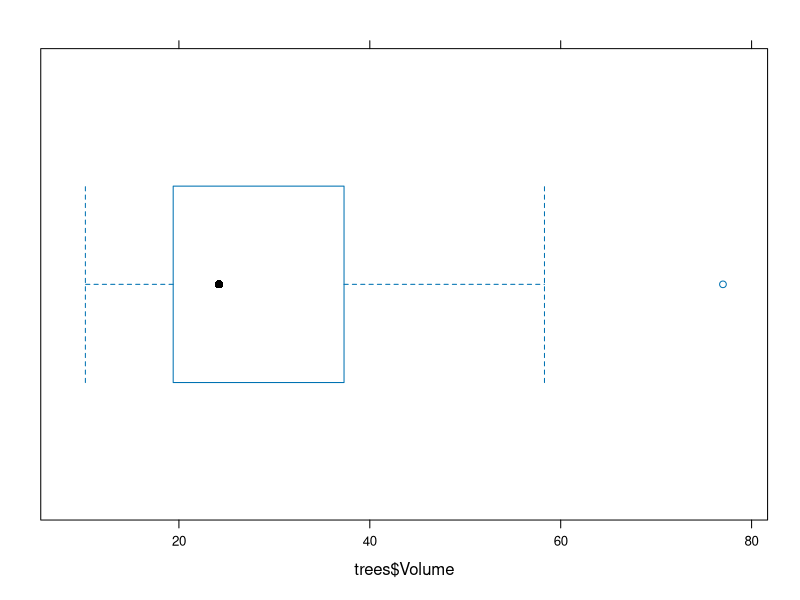
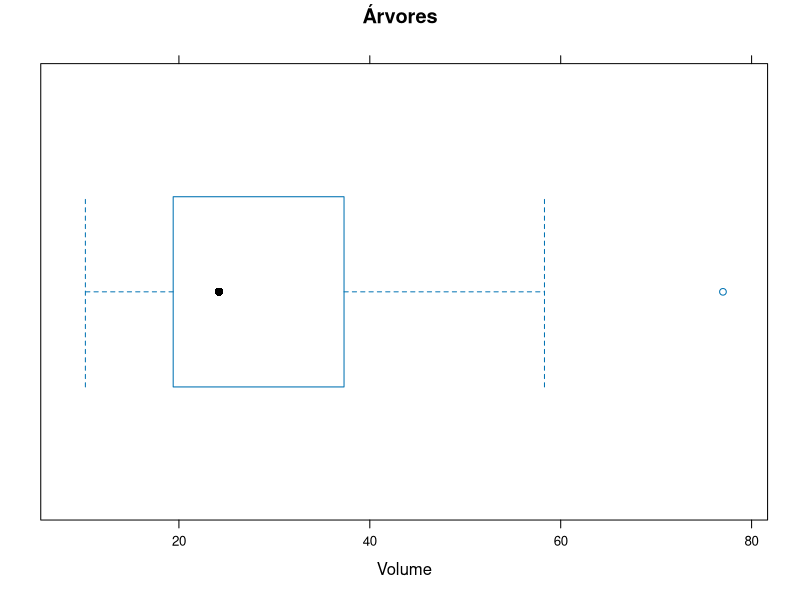
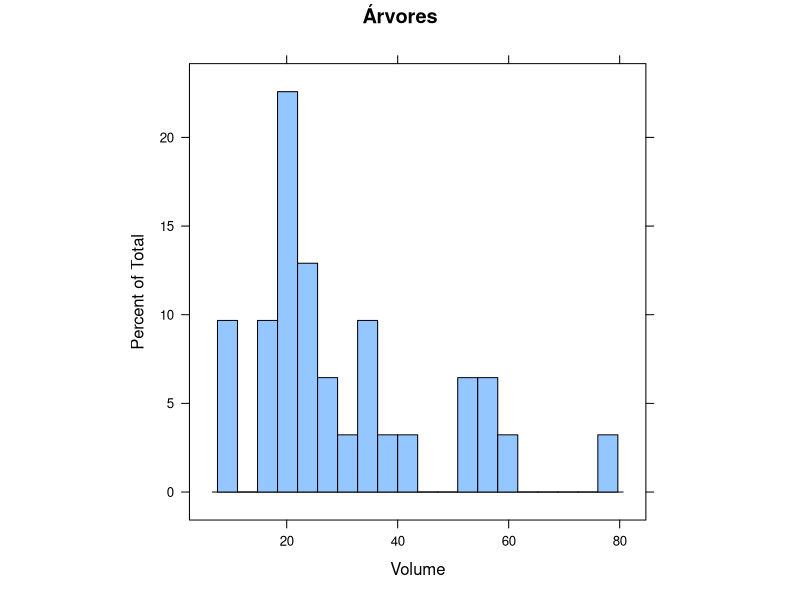
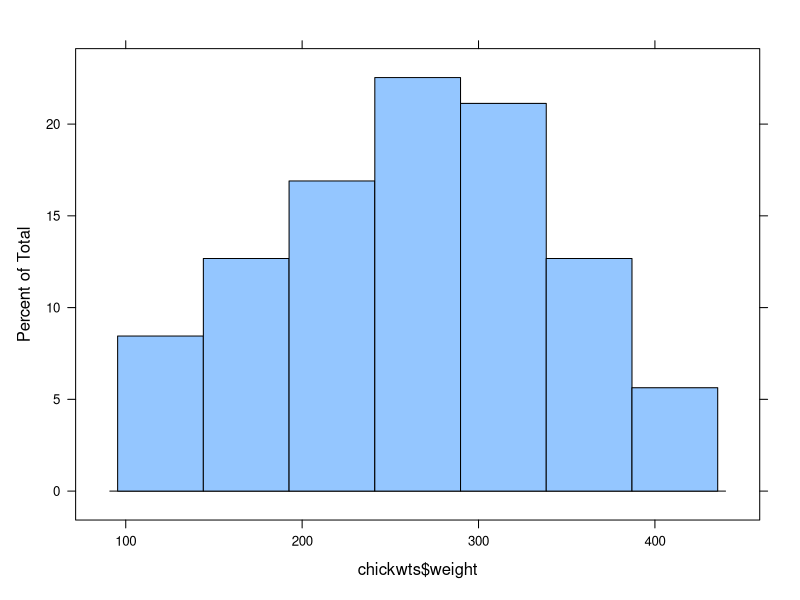
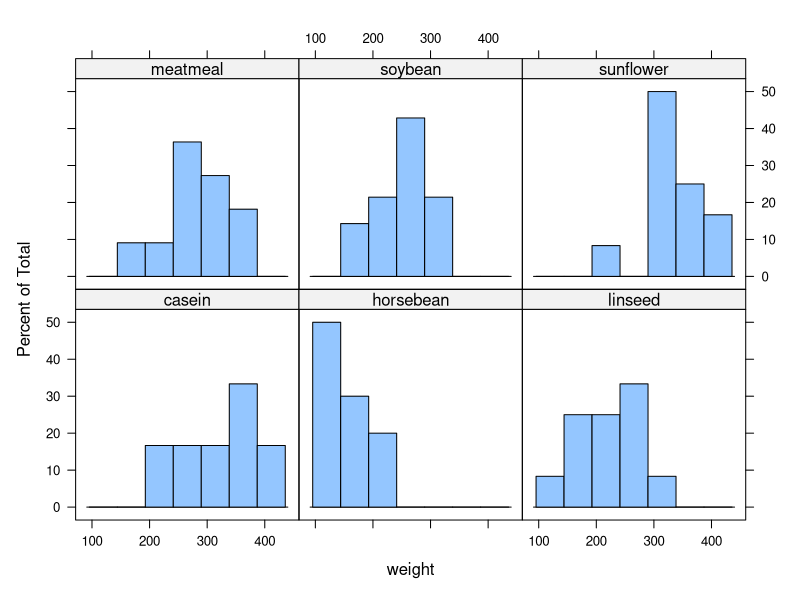
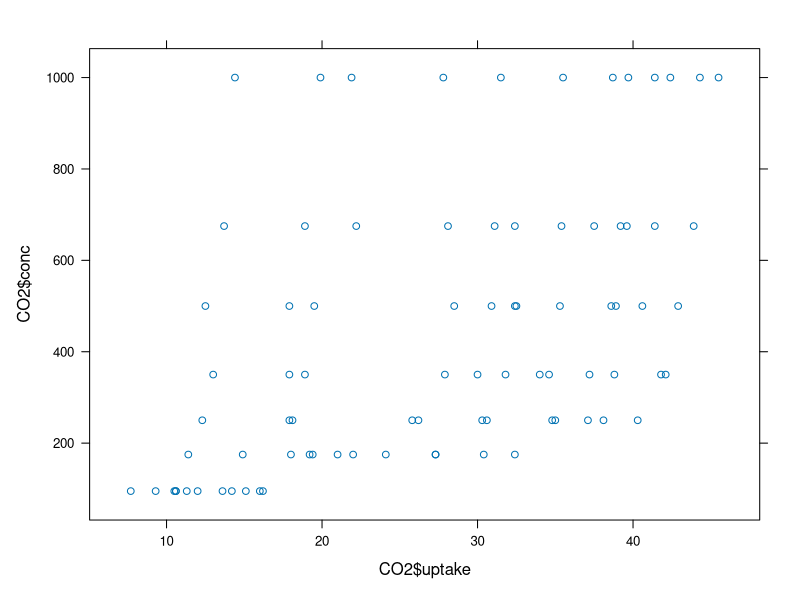
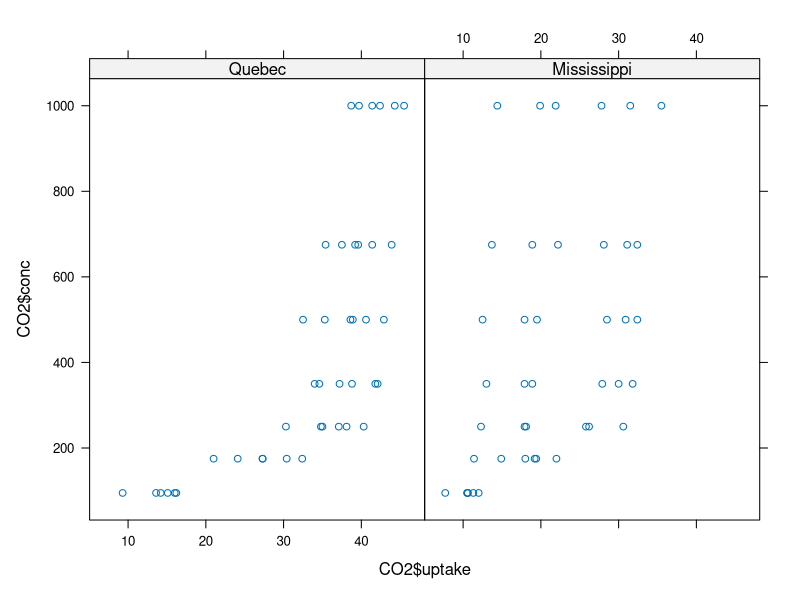
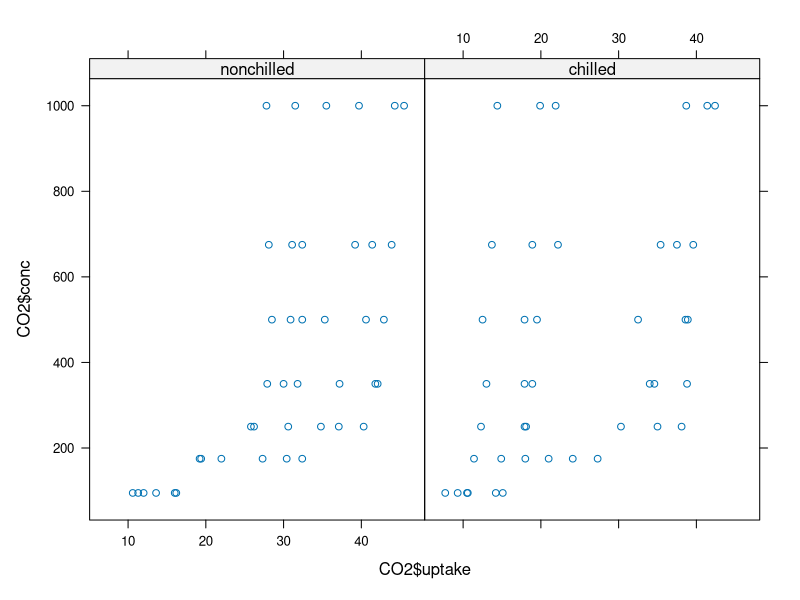

The R source for these figures, in order:
## ---- chunk 1
library(lattice)
## ---- chunk 2
bwplot(trees$Volume)
bwplot(trees$Volume, main = "Árvores", xlab="Volume")
## ---- chunk 3
histogram(trees$Volume, main = "Árvores", xlab = "Volume", aspect=1, type="percent", nint=20)
## ---- chunk 4
chickwts
histogram(chickwts$weight)
aggregate(chickwts$weight, by = list(chickwts$feed), FUN=sum)
histogram( ~weight | feed, data = chickwts)
## ---- chunk 5
# CO2, conc = concentração de CO2, uptake = captação de CO2
CO2
xyplot(CO2$conc ~ CO2$uptake)
# Type é  a origem
xyplot(CO2$conc ~ CO2$uptake | CO2$Type)
# Refrigerado ou não
xyplot(CO2$conc ~ CO2$uptake | CO2$Treatment)

## ---- chunk 6
esoph
dotplot(esoph$alcgp ~ esoph$ncontrols, data=esoph)
dotplot(esoph$alcgp ~ esoph$ncontrols | esoph$tobgp)
## ---- chunk 7

## ---- chunk 8
splom(~CO2[4:5] | CO2$Type, CO2)
## ---- chunk 9
densityplot(~CO2$conc | CO2$Treatment, plot.points=FALSE)
densityplot(CO2$conc)
densityplot(~CO2$conc | CO2$Treatment)
densityplot(~CO2$conc | CO2$Treatment, plot.points=FALSE)
## ---- chunk 10
OrchardSprays
cloud(decrease ~ rowpos * colpos, data = OrchardSprays)
cloud(decrease ~ rowpos * colpos, groups=treatment, data = OrchardSprays)
## ---- chunk 11
trees
levelplot(Girth ~ Height * Volume, data = trees)
## ---- chunk 12

